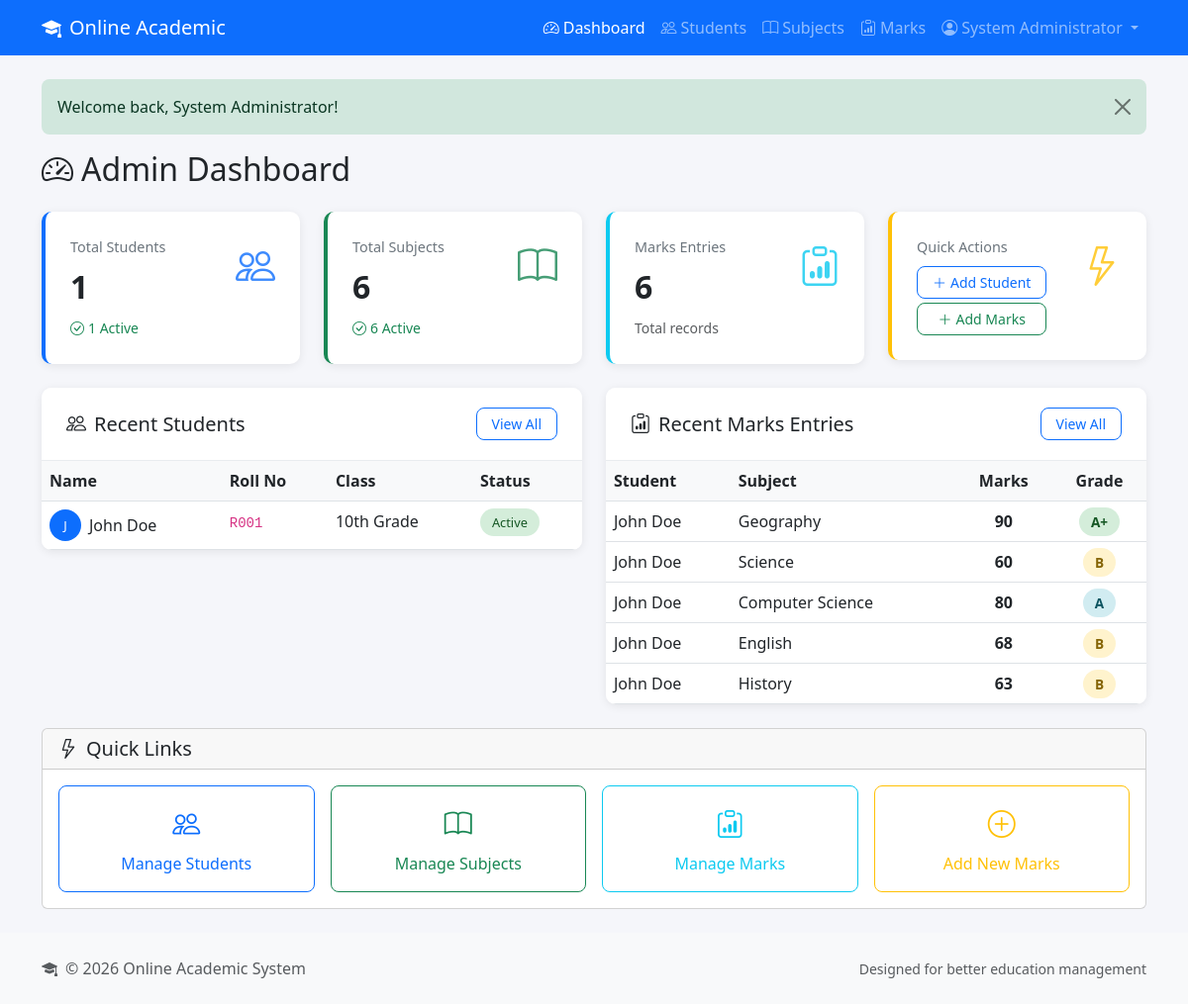
Page /admin/dashboard.php (signed in) on the committed database.
### tables this page shows
CREATE TABLE IF NOT EXISTS users (
    id INT AUTO_INCREMENT PRIMARY KEY,
    username VARCHAR(50) UNIQUE NOT NULL,
    password VARCHAR(255) NOT NULL,
    email VARCHAR(100) UNIQUE NOT NULL,
    full_name VARCHAR(100) NOT NULL,
    role ENUM('student', 'admin') DEFAULT 'student',
    roll_number VARCHAR(20) UNIQUE,
    class VARCHAR(20),
    phone VARCHAR(15),
    address TEXT,
    status ENUM('active', 'inactive') DEFAULT 'active',
    created_at TIMESTAMP DEFAULT CURRENT_TIMESTAMP,
    updated_at TIMESTAMP DEFAULT CURRENT_TIMESTAMP ON UPDATE CURRENT_TIMESTAMP,
    INDEX idx_role (role),
    INDEX idx_roll_number (roll_number),
    INDEX idx_status (status)
);

CREATE TABLE IF NOT EXISTS marks (
    id INT AUTO_INCREMENT PRIMARY KEY,
    student_id INT NOT NULL,
    subject_id INT NOT NULL,
    marks_obtained INT NOT NULL,
    exam_type ENUM('midterm', 'final', 'quiz', 'assignment') DEFAULT 'final',
    exam_date DATE,
    remarks VARCHAR(255),
    created_by INT,
    created_at TIMESTAMP DEFAULT CURRENT_TIMESTAMP,
    updated_at TIMESTAMP DEFAULT CURRENT_TIMESTAMP ON UPDATE CURRENT_TIMESTAMP,
    FOREIGN KEY (student_id) REFERENCES users(id) ON DELETE CASCADE,
    FOREIGN KEY (subject_id) REFERENCES subjects(id) ON DELETE CASCADE,
    FOREIGN KEY (created_by) REFERENCES users(id) ON DELETE SET NULL,
    UNIQUE KEY unique_mark (student_id, subject_id, exam_type, exam_date),
    INDEX idx_student (student_id),
    INDEX idx_subject (subject_id),
    INDEX idx_exam_type (exam_type)
);

CREATE TABLE IF NOT EXISTS subjects (
    id INT AUTO_INCREMENT PRIMARY KEY,
    subject_code VARCHAR(20) UNIQUE NOT NULL,
    subject_name VARCHAR(100) NOT NULL,
    max_marks INT DEFAULT 100,
    pass_marks INT DEFAULT 40,
    description TEXT,
    status ENUM('active', 'inactive') DEFAULT 'active',
    created_at TIMESTAMP DEFAULT CURRENT_TIMESTAMP,
    INDEX idx_subject_code (subject_code),
    INDEX idx_status (status)
);

### config/database.php (called while the page is built, shortened)
<?php
function getDBConnection() {
    static $pdo = null;
    if ($pdo === null) {
        try {
            $dsn = "mysql:host=" . DB_HOST . ";dbname=" . DB_NAME . ";charset=" . DB_CHARSET;
            $options = [
                PDO::ATTR_ERRMODE => PDO::ERRMODE_EXCEPTION,
                PDO::ATTR_DEFAULT_FETCH_MODE => PDO::FETCH_ASSOC,
                PDO::ATTR_EMULATE_PREPARES => false,
                PDO::MYSQL_ATTR_INIT_COMMAND => "SET NAMES " . DB_CHARSET . " COLLATE utf8mb4_unicode_ci"
            ];
            $pdo = new PDO($dsn, DB_USER, DB_PASS, $options);
        } catch (PDOException $e) {
            error_log("Database connection failed: " . $e->getMessage());
            throw new Exception("Database connection failed. Please try again later.");
        }
    }
    return $pdo;
}
function executeQuery($sql, $params = []) {
    $pdo = getDBConnection();
    $stmt = $pdo->prepare($sql);
    $stmt->execute($params);
    return $stmt;
}
function fetchOne($sql, $params = []) {
    return executeQuery($sql, $params)->fetch();
}
function fetchAll($sql, $params = []) {
    return executeQuery($sql, $params)->fetchAll();
}

### admin/dashboard.php (the view, shortened to what this page needs)
<?php
require_once __DIR__ . '/../includes/functions.php';
$totalStudents = fetchOne("SELECT COUNT(*) as count FROM users WHERE role = 'student'")['count'];
$activeStudents = fetchOne("SELECT COUNT(*) as count FROM users WHERE role = 'student' AND status = 'active'")['count'];
$totalSubjects = fetchOne("SELECT COUNT(*) as count FROM subjects")['count'];
$activeSubjects = fetchOne("SELECT COUNT(*) as count FROM subjects WHERE status = 'active'")['count'];
$totalMarks = fetchOne("SELECT COUNT(*) as count FROM marks")['count'];
$recentStudents = fetchAll("SELECT * FROM users WHERE role = 'student' ORDER BY created_at DESC LIMIT 5");
$recentMarks = fetchAll(
    "SELECT m.*, u.full_name as student_name, s.subject_name
     FROM marks m
     JOIN users u ON m.student_id = u.id
     JOIN subjects s ON m.subject_id = s.id
     ORDER BY m.created_at DESC LIMIT 5"
);
include __DIR__ . '/../includes/header.php';
?>
<div class="row">
    <div class="col-12">
        <h2 class="mb-4">
            <i class="bi bi-speedometer2 me-2"></i>Admin Dashboard
        </h2>
    </div>
</div>
<div class="row mb-4">
    <div class="col-md-3">
        <div class="stat-card">
            <div class="d-flex justify-content-between align-items-start">
                <div>
                    <p class="stat-label mb-1">Total Students</p>
                    <h3 class="stat-number"><?php echo $totalStudents; ?></h3>
                    <small class="text-success"><i class="bi bi-check-circle me-1"></i><?php echo $activeStudents; ?> Active</small>
                </div>
                <i class="bi bi-people stat-icon text-primary"></i>
            </div>
        </div>
    </div>
    <div class="col-md-3">
        <div class="stat-card success">
            <div class="d-flex justify-content-between align-items-start">
                <div>
                    <p class="stat-label mb-1">Total Subjects</p>
                    <h3 class="stat-number"><?php echo $totalSubjects; ?></h3>
                    <small class="text-success"><i class="bi bi-check-circle me-1"></i><?php echo $activeSubjects; ?> Active</small>
                </div>
                <i class="bi bi-book stat-icon text-success"></i>
            </div>
        </div>
    </div>
    <div class="col-md-3">
        <div class="stat-card info">
            <div class="d-flex justify-content-between align-items-start">
                <div>
                    <p class="stat-label mb-1">Marks Entries</p>
                    <h3 class="stat-number"><?php echo $totalMarks; ?></h3>
                    <small class="text-muted">Total records</small>
                </div>
                <i class="bi bi-clipboard-data stat-icon text-info"></i>
            </div>
        </div>
    </div>
    <div class="col-md-3">
        <div class="stat-card warning">
            <div class="d-flex justify-content-between align-items-start">
                <div>
                    <p class="stat-label mb-1">Quick Actions</p>
                    <div class="mt-2">
                        <a href="students.php?action=add" class="btn btn-sm btn-outline-primary mb-1 d-block">
                            <i class="bi bi-plus-lg me-1"></i>Add Student
                        </a>
                        <a href="marks.php?action=add" class="btn btn-sm btn-outline-success d-block">
                            <i class="bi bi-plus-lg me-1"></i>Add Marks
                        </a>
                    </div>
                </div>
                <i class="bi bi-lightning stat-icon text-warning"></i>
            </div>
        </div>
    </div>
</div>
<div class="row">
    <div class="col-md-6 mb-4">
        <div class="table-card">
            <div class="card-header d-flex justify-content-between align-items-center">
                <h5 class="mb-0"><i class="bi bi-people me-2"></i>Recent Students</h5>
                <a href="students.php" class="btn btn-sm btn-outline-primary">View All</a>
            </div>
            <div class="card-body p-0">
                <?php if (empty($recentStudents)): ?>
                    <div class="p-4 text-center text-muted">
                        <i class="bi bi-inbox fs-1 d-block mb-2"></i>
                        No students found
                    </div>
                <?php else: ?>
                    <div class="table-responsive">
                        <table class="table table-hover mb-0">
                            <thead>
                                <tr>
                                    <th>Name</th>
                                    <th>Roll No</th>
                                    <th>Class</th>
                                    <th>Status</th>
                                </tr>
                            </thead>
                            <tbody>
                                <?php foreach ($recentStudents as $student): ?>
                                <tr>
                                    <td>
                                        <div class="d-flex align-items-center">
                                            <div class="bg-primary text-white rounded-circle d-flex align-items-center justify-content-center me-2" style="width: 32px; height: 32px; font-size: 0.8rem;">
                                                <?php echo strtoupper(substr($student['full_name'], 0, 1)); ?>
                                            </div>
                                            <?php echo htmlspecialchars($student['full_name']); ?>
                                        </div>
                                    </td>
                                    <td><code><?php echo htmlspecialchars($student['roll_number']); ?></code></td>
                                    <td><?php echo htmlspecialchars($student['class']); ?></td>
                                    <td>
                                        <span class="status-badge status-<?php echo $student['status']; ?>">
                                            <?php echo ucfirst($student['status']); ?>
                                        </span>
                                    </td>
                                </tr>
                                <?php endforeach; ?>
                            </tbody>
                        </table>
                    </div>
                <?php endif; ?>
            </div>
        </div>
    </div>
    <div class="col-md-6 mb-4">
        <div class="table-card">
            <div class="card-header d-flex justify-content-between align-items-center">
                <h5 class="mb-0"><i class="bi bi-clipboard-data me-2"></i>Recent Marks Entries</h5>
                <a href="marks.php" class="btn btn-sm btn-outline-primary">View All</a>
            </div>
            <div class="card-body p-0">
                <?php if (empty($recentMarks)): ?>
                    <div class="p-4 text-center text-muted">
                        <i class="bi bi-inbox fs-1 d-block mb-2"></i>
                        No marks entries found
                    </div>
                <?php else: ?>
                    <div class="table-responsive">
                        <table class="table table-hover mb-0">
                            <thead>
                                <tr>
                                    <th>Student</th>
                                    <th>Subject</th>
                                    <th class="text-center">Marks</th>
                                    <th class="text-center">Grade</th>
                                </tr>
                            </thead>
                            <tbody>
                                <?php foreach ($recentMarks as $mark):
                                    $grade = calculateGrade($mark['marks_obtained'], $mark['max_marks'] ?? 100);
                                ?>
                                <tr>
                                    <td><?php echo htmlspecialchars($mark['student_name']); ?></td>
                                    <td><?php echo htmlspecialchars($mark['subject_name']); ?></td>
                                    <td class="text-center fw-bold"><?php echo $mark['marks_obtained']; ?></td>
                                    <td class="text-center">
                                        <span class="grade-badge grade-<?php echo strtolower(str_replace('+', '-plus', $grade)); ?>">
                                            <?php echo $grade; ?>
                                        </span>
                                    </td>
                                </tr>
                                <?php endforeach; ?>
                            </tbody>
                        </table>
                    </div>
                <?php endif; ?>
            </div>
        </div>
    </div>
</div>
<div class="row">
    <div class="col-12">
        <div class="card">
            <div class="card-header">
                <h5 class="mb-0"><i class="bi bi-lightning me-2"></i>Quick Links</h5>
            </div>
            <div class="card-body">
                <div class="row g-3">
                    <div class="col-md-3">
                        <a href="students.php" class="btn btn-outline-primary w-100 py-3">
                            <i class="bi bi-people fs-3 d-block mb-2"></i>
                            Manage Students
                        </a>
                    </div>
                    <div class="col-md-3">
                        <a href="subjects.php" class="btn btn-outline-success w-100 py-3">
                            <i class="bi bi-book fs-3 d-block mb-2"></i>
                            Manage Subjects
                        </a>
                    </div>
                    <div class="col-md-3">
                        <a href="marks.php" class="btn btn-outline-info w-100 py-3">
                            <i class="bi bi-clipboard-data fs-3 d-block mb-2"></i>
                            Manage Marks
                        </a>
                    </div>
                    <div class="col-md-3">
                        <a href="marks.php?action=add" class="btn btn-outline-warning w-100 py-3">
                            <i class="bi bi-plus-circle fs-3 d-block mb-2"></i>
                            Add New Marks
                        </a>
                    </div>
                </div>
            </div>
        </div>
    </div>
</div>
<?php include __DIR__ . '/../includes/footer.php'; ?>

### rows in the picture
users: full_name "J", full_name "John Doe", roll_number "R001", class "10th Grade", status "Active"
marks: student.full_name "John Doe", subject.subject_name "Geography", marks_obtained "90", marks_obtained "A+"
marks: student.full_name "John Doe", subject.subject_name "Science", marks_obtained "60", marks_obtained "B"
marks: student.full_name "John Doe", subject.subject_name "Computer Science", marks_obtained "80", marks_obtained "A"
marks: student.full_name "John Doe", subject.subject_name "English", marks_obtained "68", marks_obtained "B"
marks: student.full_name "John Doe", subject.subject_name "History", marks_obtained "63", marks_obtained "B"

### other values in the picture
$_SESSION['full_name'] "System Administrator"
$flash['message'] "Welcome back, System Administrator!"
$totalStudents "1"
$activeStudents "1"
$totalSubjects "6"
$activeSubjects "6"
$totalMarks "6"
